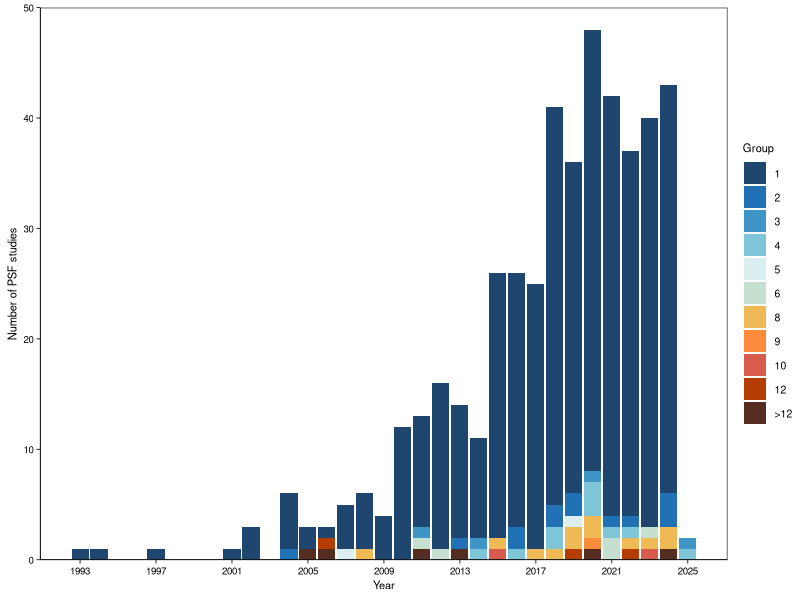
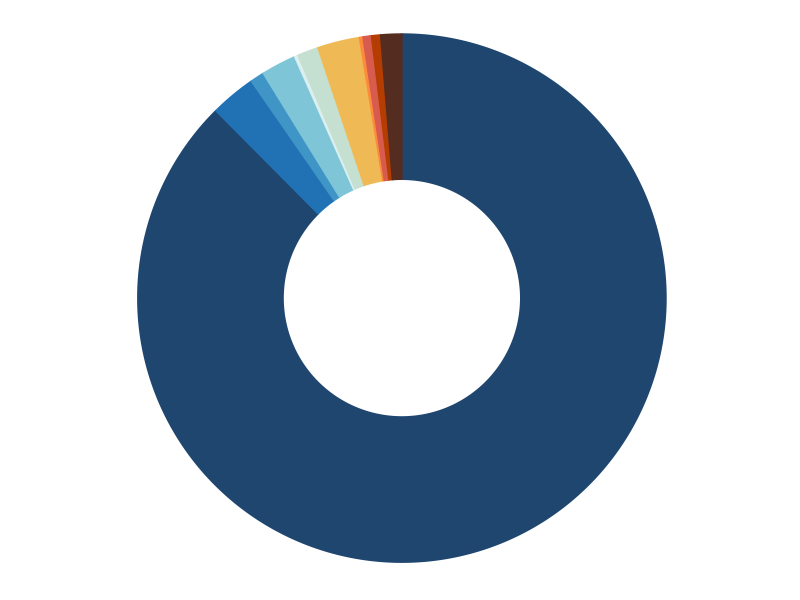
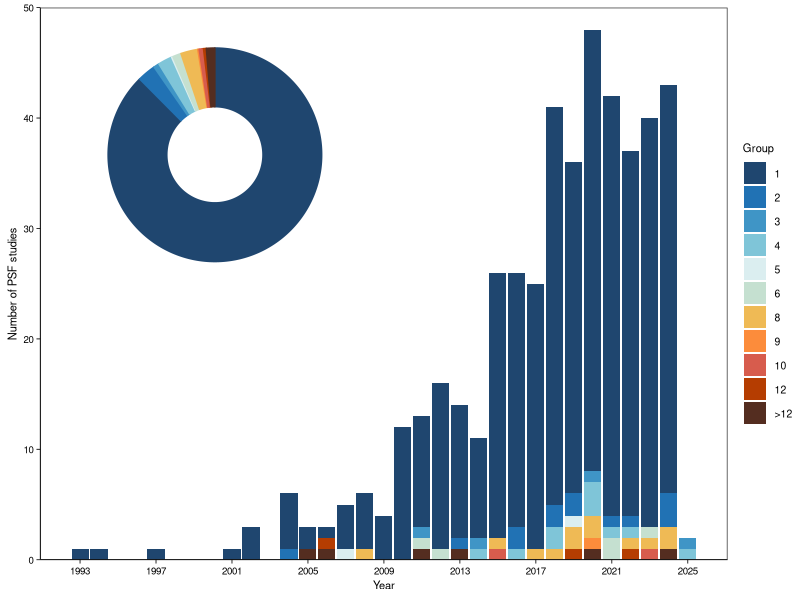

Source code (R) for these figures, in order:
###########################################################################################
#####                                  Library &  theme                               #####
###########################################################################################

library(openxlsx)
library(tidyr)
library(dplyr)
library(ggplot2)
library(forcats)
library(ggforce)
library(RColorBrewer)

mytheme= theme(legend.position = "right",
               panel.grid=element_blank(),
               legend.background = element_rect(fill = NA),
               line = element_line(linewidth = 0.28), 
               axis.line = element_line(colour = "black",linewidth = 0.28),
               axis.ticks = element_line(colour = "black",linewidth = 0.28), 
               legend.title = element_text(colour='black', size=8), 
               legend.text = element_text(size = 7.5, lineheight = 1.33),  
               axis.title = element_text(colour='black', size=8),
               axis.text = element_text(colour='black',size=7),
               plot.tag = element_text(size = 9, face = "bold"))

###########################################################################################
#####                                       Fig.1                                     #####
###########################################################################################
setwd('C:/Users/MY/Desktop/li/Fig.1')                                                                              

data_li = read.xlsx("data_Fig.1.xlsx", sheet="bar" ,colNames = T, rowNames = F);head(data)

long_data <- data_li %>% pivot_longer(cols = -Group, names_to = "Year", values_to = "No._PSF_studies" ) %>% mutate(Year = as.numeric(Year))  
dim(long_data)
long_data$Group = factor(long_data$Group)

long_data$Group = factor(long_data$Group, levels = c("1","2","3","4","5","6","8","9","10","12",">12"))
# bar
ggplot(long_data, aes(x = Year, y = No._PSF_studies, alluvium = Group, fill = Group )) +  
  geom_col(position = "stack") + 
  scale_fill_manual(values = rev(c("#542D20","#b53d01" , "#D75C4D", "#fc8c3b",  "#EFBA55",
                                   "#C5E0D0", "#dbeef0",  "#7FC5D8","#3f95c6", "#2172b4","#1F466F")))+
  theme_bw() + mytheme + 
  theme(legend.position = "right") + 
  theme(legend.text = element_text(size = 14))+  
  scale_y_continuous(expand = c(0, 0), limits = c(0,50)) +
  theme_test()+mytheme+labs(x ="Year", y = "Number of PSF studies")+
  scale_x_continuous( breaks = seq(min(long_data$Year), max(long_data$Year), by = 4))-> P;P



############### pie
data = read.xlsx("data_Fig.1.xlsx", sheet = "pie", rowNames = T, colNames = T);head(data)
total <- sum(data$No._study_Cspp._peryear)
data$start_angle <- NA
data$end_angle <- NA
#start_angle & end_angle
for (i in 1:nrow(data)) {
  if (i == 1) {
    data$start_angle[i] <- 0   
  } else {
    data$start_angle[i] <- data$end_angle[i - 1]  
  }
  data$end_angle[i] <- data$start_angle[i] + (data$No._study_Cspp._peryear[i] / total) * (2 * pi)
};head(data)


df1 = data;head(df1)
df1$MaxNo._Cspp.ID = as.factor(df1$MaxNo._Cspp.ID)
 
ggplot()+
  geom_arc_bar(data=df1,stat ="pie", aes(x0=0,y0=0,r0=0.9,r=2, amount=Percentage,
               fill=MaxNo._Cspp.ID,color=MaxNo._Cspp.ID ), show.legend = F)+
  coord_fixed() + theme_no_axes()+
  scale_fill_manual(values = c(  "#1F466F","#2172b4","#3f95c6","#7FC5D8" ,"#dbeef0" ,"#C5E0D0",
                                 "#EFBA55", "#fc8c3b","#D75C4D","#b53d01","#542D20"))+
  scale_color_manual(values = c( "#1F466F","#2172b4","#3f95c6","#7FC5D8","#dbeef0",  "#C5E0D0",
                                 "#EFBA55", "#fc8c3b","#D75C4D","#b53d01","#542D20"))+
  theme(panel.border = element_blank(),legend.key.width = unit(0.5,"cm"),legend.key.height = unit(0.5,"cm"))->pie;pie

#visualization-Fig.1
P + annotation_custom(grob=ggplotGrob(pie),ymin = 25, ymax =48, xmin=1992, xmax=2008) -> p1;p1

 
